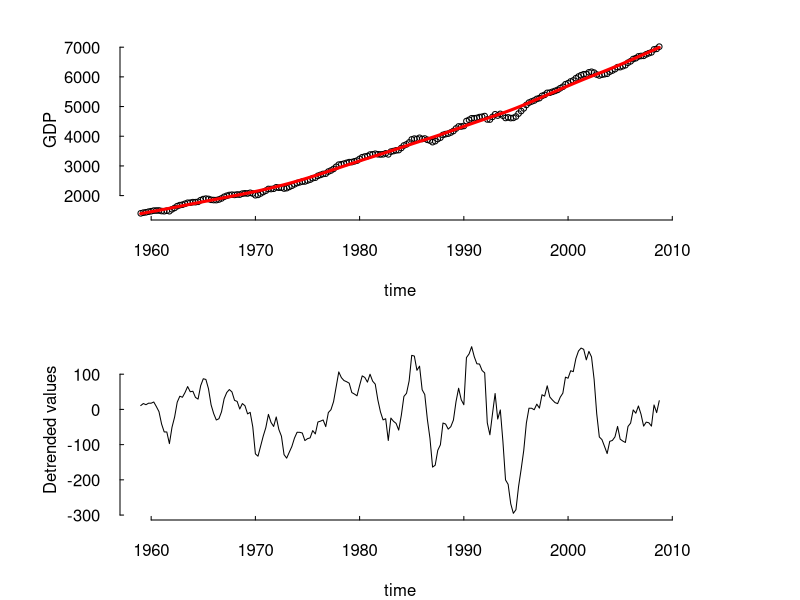
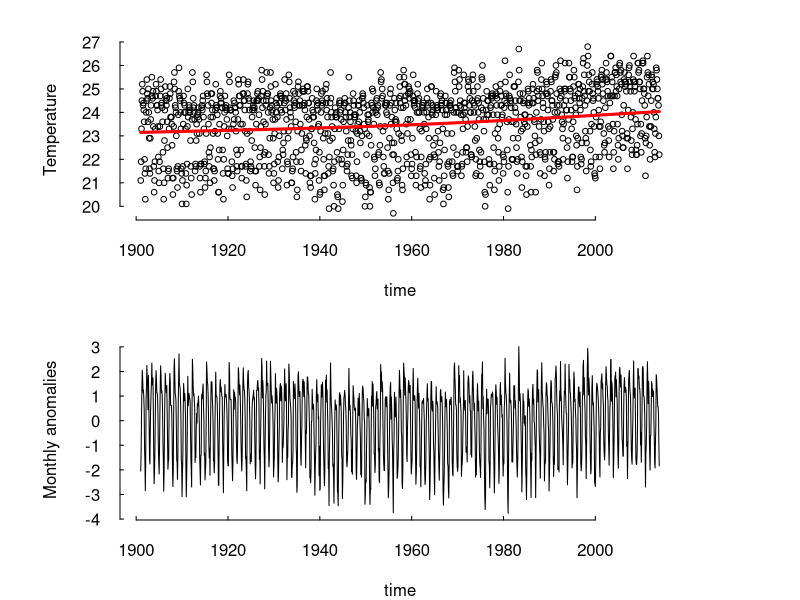

These figures' R source, in order:
## Fitting data with penalised splines

## Libraries
library(mgcv)
library(reshape)

#### Trending data: Quarterly GDP data 1959-2009 (Stock & Watson, 2010) ####

# Load data and set parameter
data<-scan("GDP.txt")

n=length(data)
t=1:n
k=floor(n/3) # Number of knots

# Fit data using AR1 structure
data.gamm=gamm(data~s(t,k=k,bs="cs"),correlation=corAR1())

# Create time series
gdp<-ts(data,frequency=4,start=c(1959,1))
gdp.trend<-ts(fitted(data.gamm$lme),frequency=4,start=c(1959,1))
gdp.dt<-ts(gdp-gdp.trend,frequency=4,start=c(1959,1))

# Plot results
par(mfrow=c(2,1),mar=c(4,6,2,6),las=1,tck=.02,bty="n")
plot(gdp,xlab="time",ylab="GDP",type="p",pch=1,cex=.75)
lines(gdp.trend,col="red",lwd=3)
plot(gdp.dt,type="l",xlab="time",ylab="Detrended values")

#### Seasonal data: Monthly temperature for Guatemala 1901-2013 (CRU) ####

# Load data
gtm<-read.csv("TemperatureGuatemala_1901-2013.csv",header=TRUE,sep=",")

# Reshape data
d<-melt(gtm,id="YEAR")
colnames(d)<-c("year","month","temperature")
d<-d[order(d$year,d$month),]

data<-d$temperature

# Set parameters
n=length(data)
t=1:n
k=floor(n/3) # Number of knots

# Fit data using AR1 structure (Can take a while)
data.gamm=gamm(data~s(t,k=k,bs="cs"),correlation=corAR1())

# Create time series
temp<-ts(data,freq=12,start=c(1901,1))
temp.trend<-ts(fitted(data.gamm$lme),frequency=12,start=c(1901,1))
temp.dt<-ts(temp-temp.trend,frequency=12,start=c(1901,1))

# Plot results
par(mfrow=c(2,1),mar=c(4,6,2,6),las=1,tck=.02,bty="n")
plot(temp,xlab="time",ylab="Temperature",type="p",pch=1,cex=.75)
lines(temp.trend,col="red",lwd=3)
plot(temp.dt,type="l",xlab="time",ylab="Monthly anomalies")
